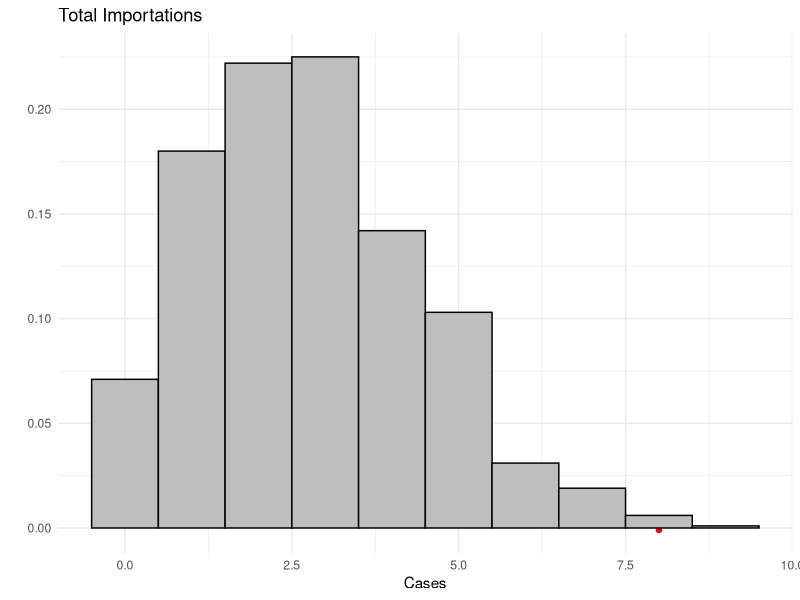
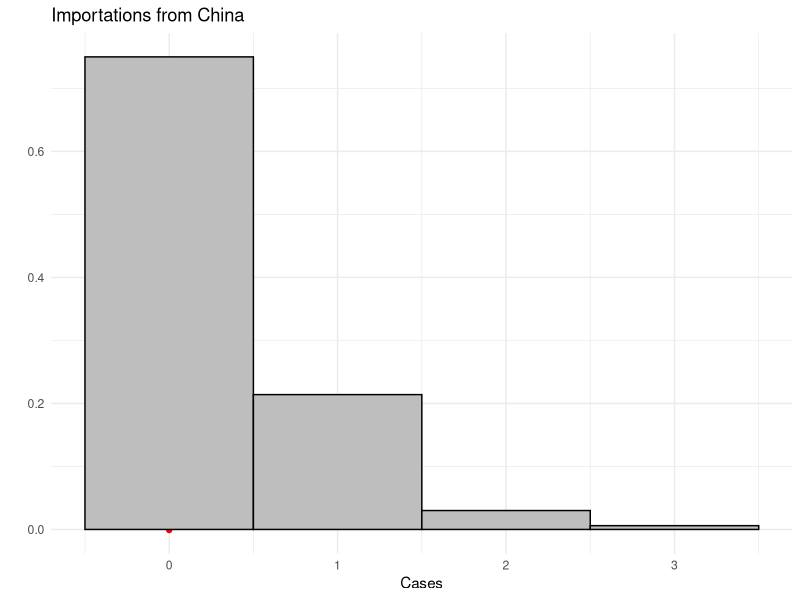
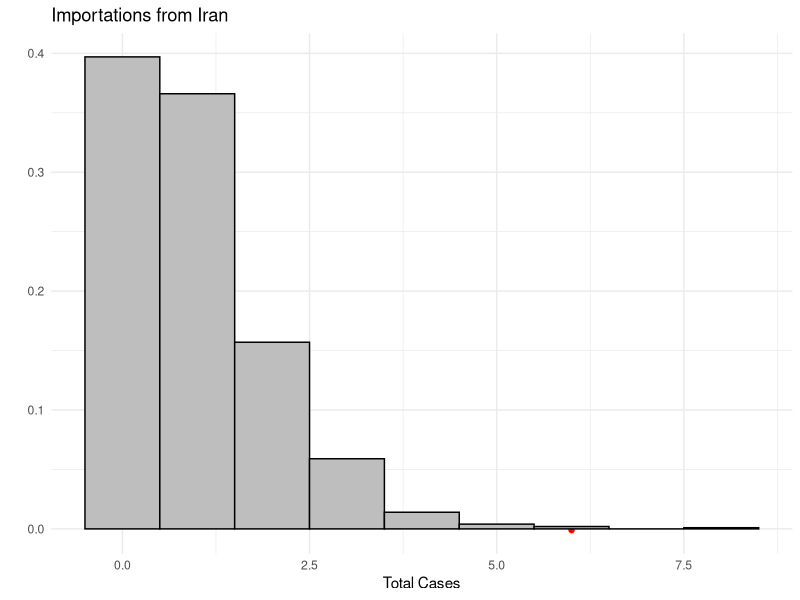
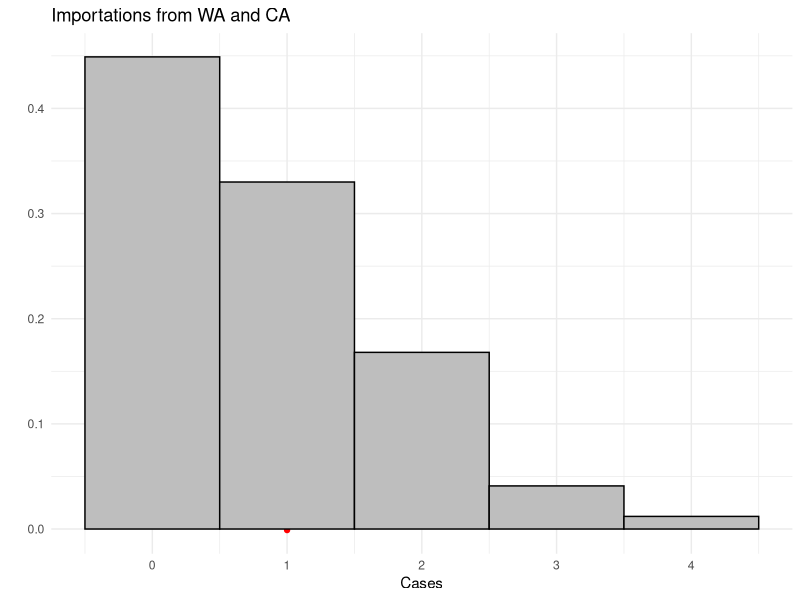
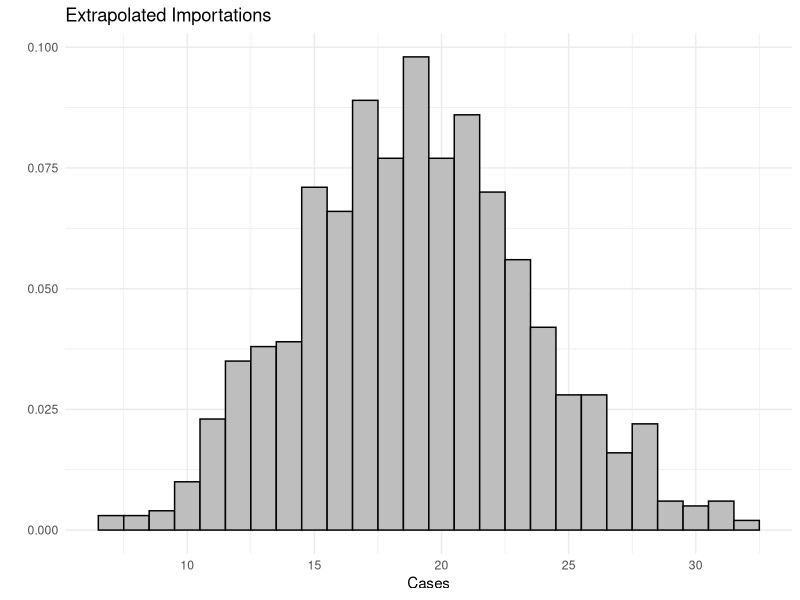
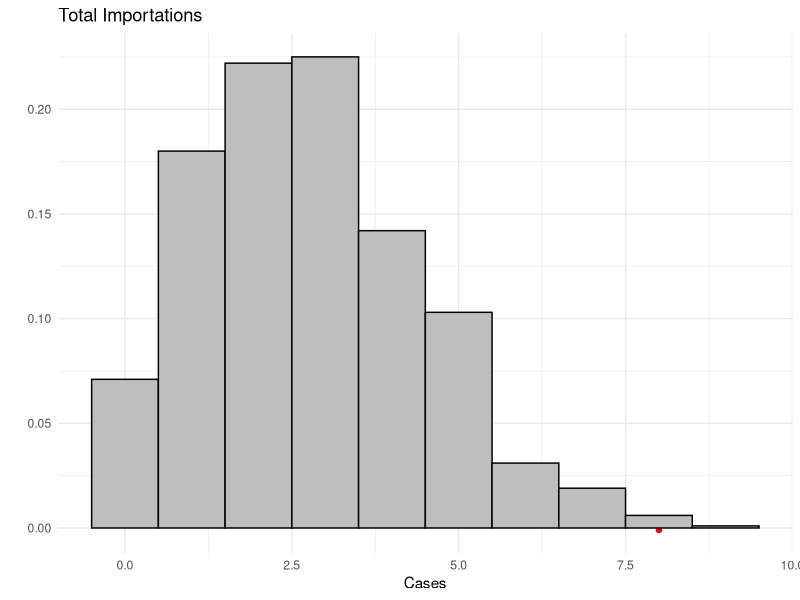
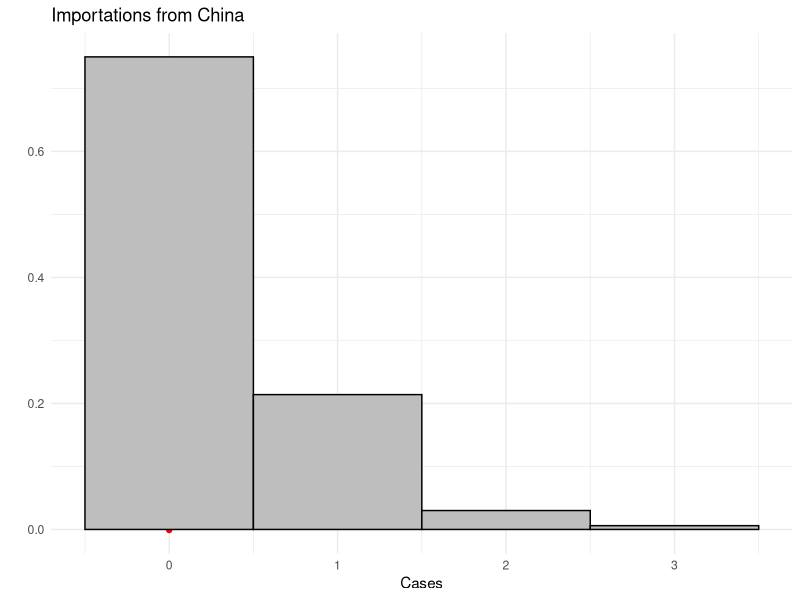
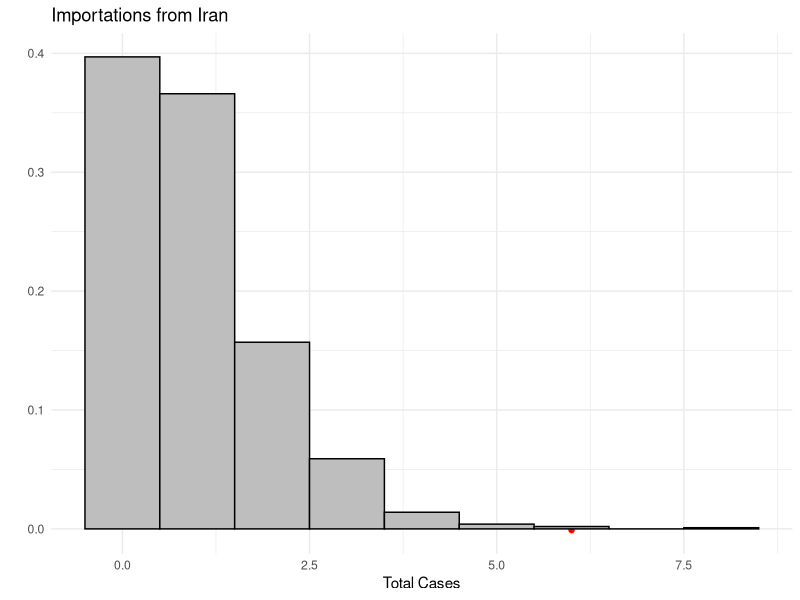

Generate these figures, in order, with R:
library(ggplot2)
library(dplyr)
library(tidyr)
library(ggridges)
library(reshape2)
#------------------------------------------------------------#
# Use hazard data to estimate importations to BC
# uses: output/hazards.csv
#       this is output from hazard_rates.py
#------------------------------------------------------------#

startDate='2020-02-28'# first data used
today='2020-03-08' # last data used

# Actual data from BC
BC_imports <- read.csv('data/BC_cases.csv')
BC_imports <- BC_imports[c(8:22),] # **
# read output and sort into data vs extrapolated
risk <- read.csv('output/hazards.csv')
index = match(today, risk$dates)
risk_data <- risk[c(1:index),]
risk_extrap <-risk[-c(1:index),]

#-----Validation Trials--------#
N = 1000
trials <- matrix(-1, nrow=N, ncol=length(risk_data$Total.Risk))
ii=1
for (rate in risk_data$Total.Risk) {
    trials[,ii] = rpois(N, rate)
    ii=ii+1
}
validate_imports = rowSums(trials)
# China
trials <- matrix(-1, nrow=N, ncol=length(risk_data$Mainland.China))
ii=1
for (rate in risk_data$Mainland.China) {
    trials[,ii] = rpois(N, rate)
    ii=ii+1
}
china_validate_imports = rowSums(trials)

# Iran
trials <- matrix(-1, nrow=N, ncol=length(risk_data$Iran))
ii=1
for (rate in risk_data$Iran) {
    trials[,ii] = rpois(N, rate)
    ii=ii+1
}
iran_validate_imports = rowSums(trials)

# US
trials <- matrix(-1, nrow=N, ncol=length(risk_data$US))
ii=1
for (rate in risk_data$US) {
    trials[,ii] = rpois(N, rate)
    ii=ii+1
}
US_validate_imports = rowSums(trials)

#--------------------------------------------------#
# Extrapolated imports 
#--------------------------------------------------#

trials <- matrix(-1, nrow=N, ncol=length(risk_extrap$Total.Risk))
ii=1
for (rate in risk_extrap$Total.Risk) {
    trials[,ii] = rpois(N, rate)
    ii=ii+1
}
extrapolate_imports = rowSums(trials)

#--------------------------------------------------#
#       PLOTS
#--------------------------------------------------#

# Plot trial outcomes and compare to data
# TOTAL
total_imports=length(BC_imports[BC_imports[,"Contact"] != 'Local',]$Case.Number)
ggplot() + aes(validate_imports)+ annotate("point", x = total_imports, y = -0.001, color="red")+
            geom_histogram(aes(y=..density..), binwidth=1, colour="black", fill="gray") + 
            theme_minimal()+
            ggtitle("Total Importations")+
            labs(y= " ", x = "Cases")
ggsave('output/plots/ValidateImports.png')


#CHINA
china_imports=length(BC_imports[BC_imports[,"Contact"] == 'Mainland China',]$Case.Number)
ggplot() + aes(china_validate_imports)+ annotate("point", x = china_imports, y = -0.001, color="red")+
            geom_histogram(aes(y=..density..), binwidth=1, colour="black", fill="gray") + 
            theme_minimal()+
            ggtitle("Importations from China")+
            labs(y= " ", x = "Cases")
ggsave('output/plots/ChinaValidateImports.png')

# IRAN
iran_imports=length(BC_imports[BC_imports[,"Contact"] == 'Iran',]$Case.Number)
ggplot() + aes(iran_validate_imports)+ annotate("point", x = iran_imports, y = -0.001, color="red")+
            geom_histogram(aes(y=..density..), binwidth=1, colour="black", fill="gray") + 
            theme_minimal()+
            ggtitle("Importations from Iran")+
            labs(y= " ", x = "Total Cases")
ggsave('output/plots/IranValidateImports.png')

# US
US_imports=length(BC_imports[BC_imports[,"Contact"] == 'US',]$Case.Number)
ggplot() + aes(US_validate_imports)+annotate("point", x = US_imports, y = -0.001, color="red")+
            geom_histogram(aes(y=..density..), binwidth=1, colour="black", fill="gray") + 
            theme_minimal()+
            ggtitle("Importations from WA and CA")+
            labs(y= " ", x = "Cases")
ggsave('output/plots/USValidateImports.png')


# EXTRAPOLATION
ggplot() + aes(extrapolate_imports)+ geom_histogram(aes(y=..density..), binwidth=1, colour="black", fill="gray") + 
            theme_minimal()+
            ggtitle("Extrapolated Importations")+
            labs(y= " ", x = "Cases")
ggsave('output/plots/ExtrapolateImports.png')
